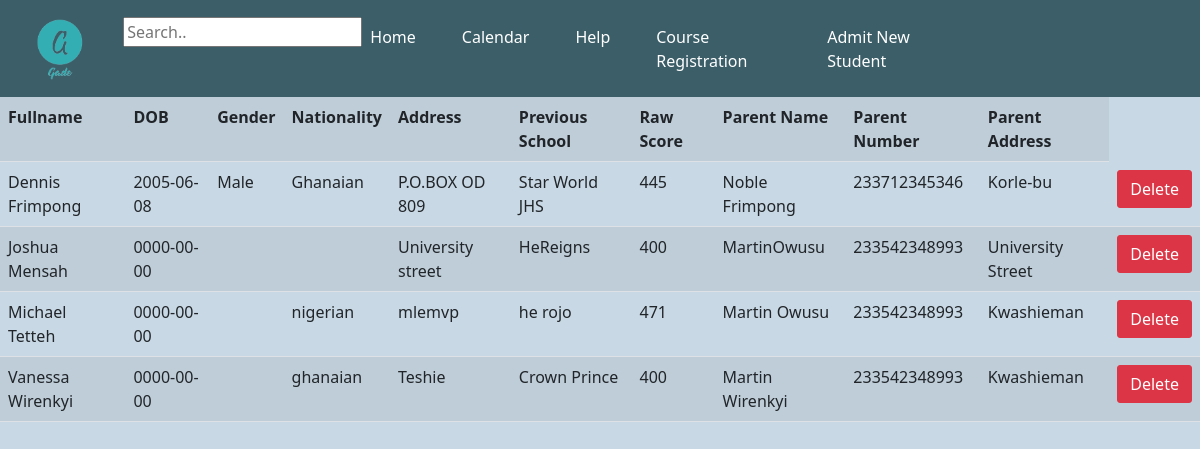
The page /php/admissions.php on the database its author committed.
### tables this page shows
CREATE TABLE `potentialstudents` (
  `PS_ID` int(11) NOT NULL,
  `firstname` varchar(20) NOT NULL,
  `lastname` varchar(20) NOT NULL,
  `DOB` date DEFAULT NULL,
  `gender` enum('Male','Female') DEFAULT NULL,
  `nationality` varchar(20) DEFAULT NULL,
  `address` varchar(50) DEFAULT NULL,
  `PrevSchool` varchar(50) DEFAULT NULL,
  `RawScore` int(11) NOT NULL,
  `ParentName` varchar(30) DEFAULT NULL,
  `ParentNumber` varchar(15) DEFAULT NULL,
  `ParentAddress` varchar(50) DEFAULT NULL
);

### php/admissions.php (the view, shortened to what this page needs)
<?php
require __DIR__ ."/database_connection_test.php";
function listing($conn){
    $admissions = mysqli_query($conn, "SELECT concat(ps.firstname, ' ', ps.lastname) as 'Full Name', ps.PS_ID,
    ps.DOB, ps.gender, ps.nationality, ps.address, ps.PrevSchool, ps.RawScore, ps.ParentName, ps.ParentNumber, ps.ParentAddress,
    if (ps.Rawscore>380, 'Accepted', 'Rejected') AS 'Admission Status'
    from PotentialStudents as ps cross Join ApplicationInfo as AppInfo
    on ps.PS_ID=AppInfo.PS_ID ORDER BY firstname asc;");
    $data=mysqli_fetch_all($admissions,MYSQLI_ASSOC);
    return $data;
}
$data = listing($conn);
$searchresult = [];
?>
<!DOCTYPE html>
<html lang="en">
<head>
    <link href="https://cdn.jsdelivr.net/npm/bootstrap@5.1.1/dist/css/bootstrap.min.css" rel="stylesheet">
    <link rel="stylesheet" href="../css/styles.css">
</head>
<body>
<nav class="navbar navbar-expand-lg navbar-dark navbarcolor">
            <div class="container-fluid">
            <a class="navbar-brand " href=" home.php"><img src="../images/logo.png" width="95.3" height="71.3"></a>
            <div class="collapse navbar-collapse " id="navbarText">
                <ul class="navbar-nav ms-auto mb-2 mb-lg-0 bars" >
                <form action="" method="get">
                    <li>
                        <input type="text" name= "searchbar"  placeholder="Search..">
                    </li>
                </form>
                <li class="nav-item">
                    <a class="nav-link active barsbars" aria-current="page" href="home.php">Home</a>
                </li>
                <li class="nav-item ">
                    <a class="nav-link active barsbars" href="#">Calendar</a>
                </li>
                <li class="nav-item ">
                    <a class="nav-link active barsbars" href="#">Help</a>
                </li>
                <li class="nav-item ">
                    <a class="nav-link active barsbars" href="registration.php">Course Registration</a>
                </li>
                <li class="nav-item ">
                    <a class="nav-link active barsbars" href="../forms/potential_student_form.php">Admit New Student</a>
                </li>
                </ul>
            </div>
            </div>
        </nav>
<table class="table table-striped">
        <tr>
            <th>Fullname</th>
            <th>DOB</th>
            <th>Gender</th>
            <th>Nationality</th>
            <th>Address</th>
            <th>Previous School</th>
            <th>Raw Score</th>
            <th>Parent Name</th>
            <th>Parent Number</th>
            <th>Parent Address</th>
        </tr>
        <?php foreach($data as $q) { ?>
            <tr>
                <?php if (in_array($q['Full Name'],$searchresult)) { ?>
                    <td class="highlight"><?php echo $q['Full Name'] ?></td>
                <?php } else { ?>
                    <td><?php echo $q['Full Name'] ?></td>
                <?php } ?>
                <td><?php echo $q['DOB'] ?></td>
                <td><?php echo $q['gender'] ?></td>
                <td><?php echo $q['nationality'] ?></td>
                <td><?php echo $q['address'] ?></td>
                <td><?php echo $q['PrevSchool'] ?></td>
                <td><?php echo $q['RawScore'] ?></td>
                <td><?php echo $q['ParentName'] ?></td>
                <td><?php echo $q['ParentNumber'] ?></td>
                <td><?php echo $q['ParentAddress'] ?></td>
                <td>
                    <form action="" method="post">
                        <input class="btn btn-danger" type = "submit" name="Delete"  value="Delete"/>
                    </form>
                </td>
            </tr>
        <?php } ?>
    </table>
</body>
</html>

### css/navbar.css (style rules this page uses)
.bars { margin-right: 200px; }
.barsbars { margin-right: 30px; }

### css/body.css (style rules this page uses)
body { background-color:#c8d8e4; position:relative; }
.navbarcolor { background-color: #3B5E69; }
.form-control, .btn { border-radius: 3px; }

### rows shown on the page
potentialstudents: Full "Dennis Frimpong", DOB "2005-06-08", gender "Male", nationality "Ghanaian", address "P.O.BOX OD 809", PrevSchool "Star World JHS", RawScore "445", ParentName "Noble Frimpong", ParentNumber "233712345346", ParentAddress "Korle-bu"
potentialstudents: Full "Joshua Mensah", DOB "0000-00-00", address "University street", PrevSchool "HeReigns", RawScore "400", ParentName "MartinOwusu", ParentNumber "233542348993", ParentAddress "University Street"
potentialstudents: Full "Michael Tetteh", DOB "0000-00-00", nationality "nigerian", address "mlemvp", PrevSchool "he rojo", RawScore "471", ParentName "Martin Owusu", ParentNumber "233542348993", ParentAddress "Kwashieman"
potentialstudents: Full "Vanessa Wirenkyi", DOB "0000-00-00", nationality "ghanaian", address "Teshie", PrevSchool "Crown Prince", RawScore "400", ParentName "Martin Wirenkyi", ParentNumber "233542348993", ParentAddress "Kwashieman"
